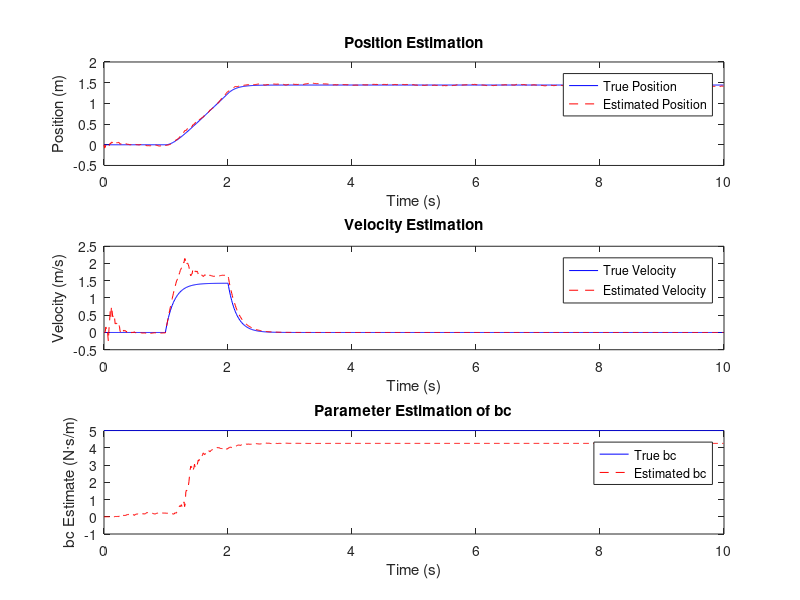

Reproduce this figure in MATLAB. (Note: this script raises an error after producing the figure.)
% Extended Kalman Filter to Estimate bc in a Mass-Damper System

clear all; close all; clc;

%% System Parameters
m = 1;          % Mass (kg)
b = 2;          % Known damping coefficient (N·s/m)
bc_true = 5;    % True unknown damping coefficient (N·s/m)

%% Time Parameters
dt = 0.01;      % Time step (s)
T = 10;         % Total simulation time (s)
N = T/dt;       % Number of time steps
t = 0:dt:T-dt;  % Time vector

%% Input (Control Force)
u = zeros(1, N);          % Zero input force
u(100:200) = 10;          % Apply a force between t=1s and t=2s

%% Process and Measurement Noise
Q = diag([1e-5, 1e-5, 1e-7]);  % Process noise covariance
R = 1e-2;                      % Measurement noise covariance

%% True System Simulation
x_true = zeros(3, N);      % True state vector [p; p_d; bc]
x_true(:,1) = [0; 0; bc_true];  % Initial true state

for k = 1:N-1
    % True system dynamics
    p = x_true(1,k);
    p_d = x_true(2,k);
    bc = x_true(3,k);
    
    % State derivatives
    dp = p_d;
    dp_d = (-b*p_d - bc*p_d)/m + u(k)/m;
    dbc = 0;  % bc is constant
    
    % Update states
    x_true(:,k+1) = x_true(:,k) + dt*[dp; dp_d; dbc];
end

%% Measurements (Position with noise)
y = x_true(1,:) + sqrt(R)*randn(1, N);

%% Extended Kalman Filter Initialization
x_est = zeros(3, N);        % Estimated state vector [p; p_d; bc]
x_est(:,1) = [0; 0; 0];     % Initial estimate
P = eye(3);                 % Initial estimate error covariance

%% EKF Implementation
for k = 1:N-1
    % Prediction Step
    % Extract estimates
    p = x_est(1,k);
    p_d = x_est(2,k);
    bc = x_est(3,k);
    
    % State derivatives
    dp = p_d;
    dp_d = (-b*p_d - bc*p_d)/m + u(k)/m;
    dbc = 0;  % bc dynamics
    
    % Predict next state
    x_pred = x_est(:,k) + dt*[dp; dp_d; dbc];
    
    % Jacobian of the system dynamics w.r.t. states
    F = [1, dt, 0;
         0, 1 - dt*(b + bc)/m, -dt*p_d/m;
         0, 0, 1];
     
    % Predict error covariance
    P = F*P*F' + Q;
    
    % Measurement Prediction
    y_pred = x_pred(1);  % Predicted measurement
    
    % Measurement Jacobian
    H = [1, 0, 0];
    
    % Innovation covariance
    S = H*P*H' + R;
    
    % Kalman Gain
    K = P*H'/S;
    
    % Measurement Update
    x_est(:,k+1) = x_pred + K*(y(k+1) - y_pred);
    
    % Update error covariance
    P = (eye(3) - K*H)*P;
end

%% Plot Results
figure;
subplot(3,1,1);
plot(t, x_true(1,:), 'b', t, x_est(1,:), 'r--');
xlabel('Time (s)');
ylabel('Position (m)');
legend('True Position', 'Estimated Position');
title('Position Estimation');

subplot(3,1,2);
plot(t, x_true(2,:), 'b', t, x_est(2,:), 'r--');
xlabel('Time (s)');
ylabel('Velocity (m/s)');
legend('True Velocity', 'Estimated Velocity');
title('Velocity Estimation');

subplot(3,1,3);
plot(t, x_true(3,:), 'b', t, x_est(3,:), 'r--');
xlabel('Time (s)');
ylabel('bc Estimate (N·s/m)');
legend('True bc', 'Estimated bc');
title('Parameter Estimation of bc');

sgtitle('Extended Kalman Filter Estimation Results');

